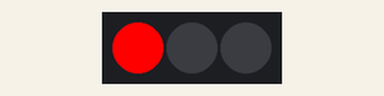
The sketch below on a simulated Arduino Uno, built with avr-gcc and run on an emulated ATmega328P. On the bench: 3 RGB LEDs in strip order, left to right. The strip is taken to match the declared colour order.

Above: at 0.2 s.
At 0.7 s:
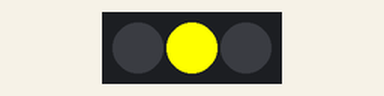
At 2.7 s:
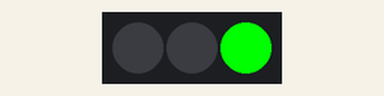
Timing chart, 0 to 3.5 s (numbered marks = the images above):
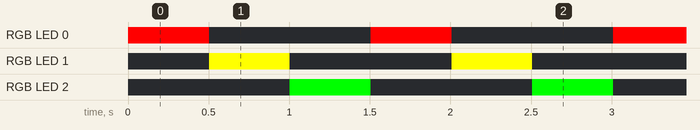

The sketch:

pl9832.ino
```cpp
/*
 * Traffic Light RGB Test
 * http://satujamsaja.blogspot.co.id
 */


#include <Adafruit_NeoPixel.h>
#define PIN 6 // digital pin number
#define NUM_PIXELS 3 // number of led
#define DELAY 500 // delay between led

Adafruit_NeoPixel strip = Adafruit_NeoPixel(NUM_PIXELS, PIN, NEO_RGB + NEO_KHZ400);

void setup()
{
  // put your setup code here, to run once:
  strip.begin();
  strip.show();
}

void loop()
{
  // put your main code here, to run repeatedly:
  for(int i=0; i< NUM_PIXELS; i++)
  {
    strip.setPixelColor(i, trafficLightColor(i));
    strip.show();
    delay(DELAY);
    trafficLampOff();
  }
}

// traffic light function, 0 = red, 2 = yellow, 2 = green
uint32_t trafficLightColor(byte colorCode)
{
  switch(colorCode)
  {
    case 0: return strip.Color(255, 0, 0); break;
    case 1: return strip.Color(255, 255, 0); break;
    case 2: return strip.Color(0, 255, 0); break;
  }
}

// turn off all lamp before light it up
void trafficLampOff()
{
  for(int i=0; i < NUM_PIXELS; i++)
  {
    strip.setPixelColor(i, 0x000000);
    strip.show();
  }
}
```

Measured:
- by itself, RGB LED 0: alternates RGB(255, 0, 0) for 0.50 s and off for 1.0 s
- by itself, RGB LED 1: alternates RGB(255, 255, 0) for 0.50 s and off for 1.0 s
- by itself, RGB LED 2: alternates RGB(0, 255, 0) for 0.50 s and off for 1.0 s
